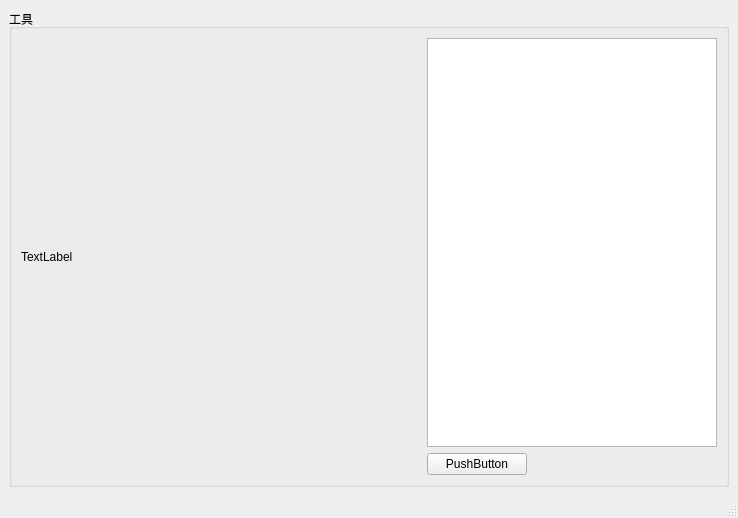
<?xml version="1.0" encoding="UTF-8"?>
<ui version="4.0">
 <class>TestWindow</class>
 <widget class="QMainWindow" name="TestWindow">
  <property name="enabled">
   <bool>true</bool>
  </property>
  <property name="geometry">
   <rect>
    <x>0</x>
    <y>0</y>
    <width>738</width>
    <height>518</height>
   </rect>
  </property>
  <property name="minimumSize">
   <size>
    <width>100</width>
    <height>100</height>
   </size>
  </property>
  <property name="windowTitle">
   <string>Main窗口</string>
  </property>
  <widget class="QWidget" name="centralwidget">
   <layout class="QHBoxLayout" name="horizontalLayout_3">
    <item>
     <widget class="QGroupBox" name="groupBox">
      <property name="title">
       <string>工具</string>
      </property>
      <layout class="QHBoxLayout" name="horizontalLayout_2">
       <item>
        <layout class="QHBoxLayout" name="horizontalLayout">
         <item>
          <widget class="QLabel" name="label">
           <property name="minimumSize">
            <size>
             <width>400</width>
             <height>0</height>
            </size>
           </property>
           <property name="text">
            <string>TextLabel</string>
           </property>
          </widget>
         </item>
         <item>
          <layout class="QVBoxLayout" name="verticalLayout">
           <item>
            <widget class="QTextBrowser" name="textBrowser"/>
           </item>
           <item>
            <widget class="QPushButton" name="pushButton">
             <property name="minimumSize">
              <size>
               <width>100</width>
               <height>0</height>
              </size>
             </property>
             <property name="maximumSize">
              <size>
               <width>100</width>
               <height>100</height>
              </size>
             </property>
             <property name="text">
              <string>PushButton</string>
             </property>
            </widget>
           </item>
          </layout>
         </item>
        </layout>
       </item>
      </layout>
     </widget>
    </item>
   </layout>
  </widget>
  <widget class="QMenuBar" name="menubar">
   <property name="geometry">
    <rect>
     <x>0</x>
     <y>0</y>
     <width>738</width>
     <height>23</height>
    </rect>
   </property>
  </widget>
  <widget class="QStatusBar" name="statusbar"/>
 </widget>
 <resources/>
 <connections/>
</ui>
